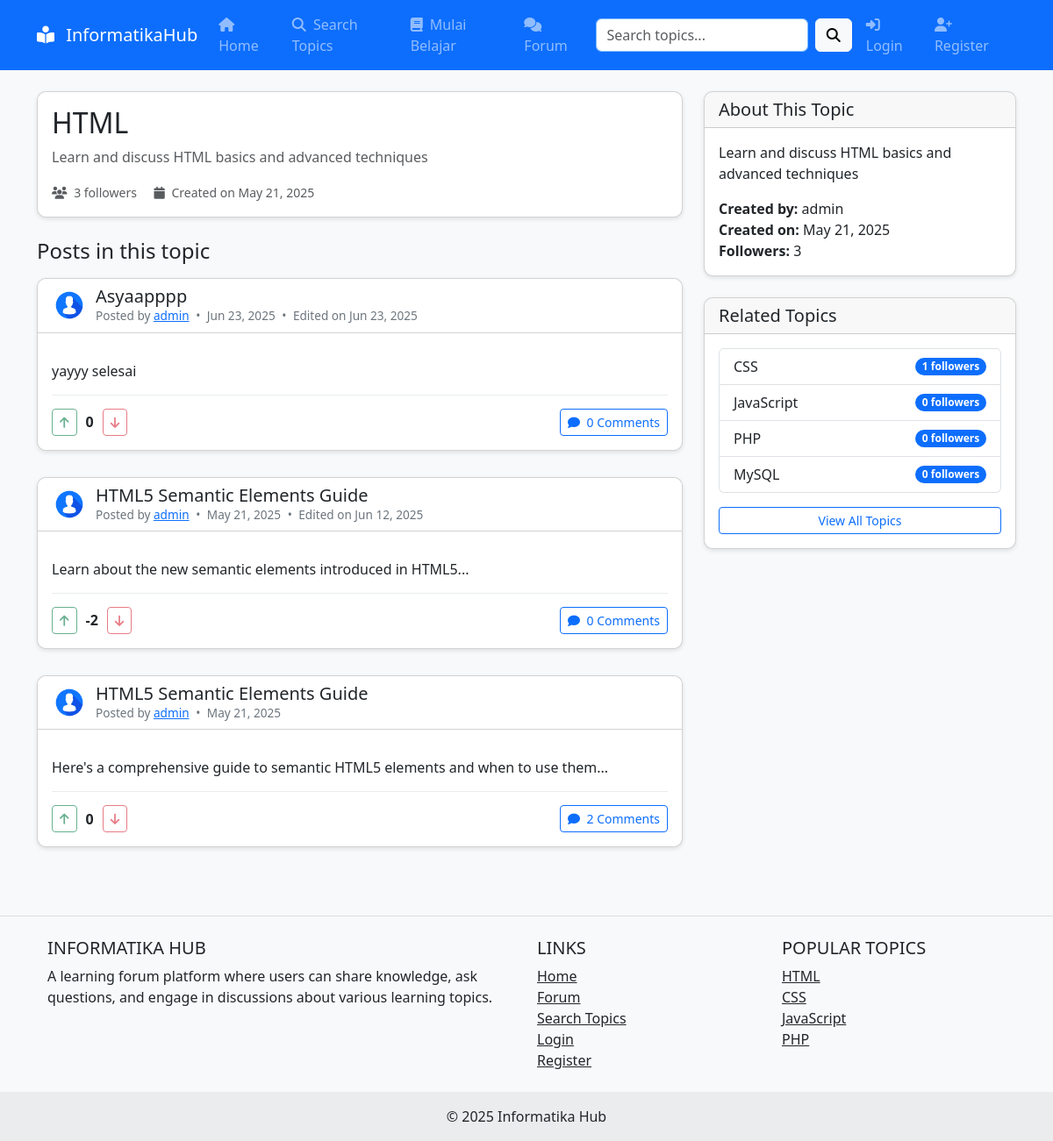
Screenshot of /pages/topic.php?id=1 with the database file from the repository.
### tables this page shows
CREATE TABLE `topic_spaces` (
  `topic_id` int(11) NOT NULL,
  `topic_name` varchar(100) NOT NULL,
  `description` text DEFAULT NULL,
  `created_by` int(11) DEFAULT NULL,
  `created_at` timestamp NOT NULL DEFAULT current_timestamp(),
  `updated_at` timestamp NOT NULL DEFAULT current_timestamp() ON UPDATE current_timestamp()
);

CREATE TABLE `posts` (
  `post_id` int(11) NOT NULL,
  `user_id` int(11) DEFAULT NULL,
  `topic_id` int(11) DEFAULT NULL,
  `title` varchar(255) NOT NULL,
  `content` text DEFAULT NULL,
  `media_url` varchar(255) DEFAULT NULL,
  `media_type` enum('image','video','none') DEFAULT 'none',
  `is_featured` tinyint(1) DEFAULT 0,
  `is_tutorial` tinyint(1) DEFAULT 0,
  `is_pinned` tinyint(1) DEFAULT 0,
  `upvotes` int(11) DEFAULT 0,
  `downvotes` int(11) DEFAULT 0,
  `created_at` timestamp NOT NULL DEFAULT current_timestamp(),
  `updated_at` timestamp NOT NULL DEFAULT current_timestamp() ON UPDATE current_timestamp()
);

CREATE TABLE `users` (
  `user_id` int(11) NOT NULL,
  `username` varchar(50) NOT NULL,
  `email` varchar(100) NOT NULL,
  `password` varchar(255) NOT NULL,
  `profile_image` varchar(255) DEFAULT 'default.jpg',
  `bio` text DEFAULT NULL,
  `role` varchar(10) DEFAULT 'member',
  `created_at` timestamp NOT NULL DEFAULT current_timestamp(),
  `updated_at` timestamp NOT NULL DEFAULT current_timestamp() ON UPDATE current_timestamp()
);

### config/database.php (called while the page is built, shortened)
<?php
function getDbConnection() {
    $conn = new mysqli(DB_HOST, DB_USER, DB_PASS, DB_NAME);
    return $conn;
}
function executePreparedStatement($sql, $types, $params) {
    $conn = getDbConnection();
    $stmt = $conn->prepare($sql);
    if (!empty($params)) {
        $stmt->bind_param($types, ...$params);
    }
    $success = $stmt->execute();
    $result = $stmt->get_result();
    return $success ? $result : false;
}

### includes/topic.php (called while the page is built, shortened)
<?php
$baseDir = dirname(__DIR__);
require_once $baseDir . '/config/config.php';
require_once $baseDir . '/config/database.php';
function getTopicById($topicId) {
    $sql = "SELECT t.*, u.username as creator_name,
            (SELECT COUNT(*) FROM user_topic_follows WHERE topic_id = t.topic_id) as followers_count
            FROM topic_spaces t
            LEFT JOIN users u ON t.created_by = u.user_id
            WHERE t.topic_id = ?";
    $result = executePreparedStatement($sql, "i", [$topicId]);
    if ($result->num_rows === 1) {
        return $result->fetch_assoc();
    } else {
        return null;
    }
}

### includes/post.php (called while the page is built, shortened)
<?php
function getPostsByTopic($topicId, $limit = 10, $offset = 0) {
    $sql = "SELECT p.*, u.username, u.profile_image, t.topic_name,
            (SELECT COUNT(*) FROM comments WHERE post_id = p.post_id) as comments_count
            FROM posts p
            JOIN users u ON p.user_id = u.user_id
            JOIN topic_spaces t ON p.topic_id = t.topic_id
            WHERE p.topic_id = ?
            ORDER BY p.created_at DESC
            LIMIT ? OFFSET ?";
    $result = executePreparedStatement($sql, "iii", [$topicId, $limit, $offset]);
    $posts = [];
    while ($row = $result->fetch_assoc()) {
        $posts[] = $row;
    }
    return $posts;
}

### config/config.php (called while the page is built, shortened)
<?php
function isLoggedIn() {
    return isset($_SESSION['user_id']) && !empty($_SESSION['user_id']);
}
require_once 'database.php';

### pages/topic.php (the view, shortened to what this page needs)
<?php
$topicId = (int)$_GET['id'];
$topic = getTopicById($topicId);
$posts = getPostsByTopic($topicId);
include __DIR__ . '/../includes/header.php';
?>
<div class="row">
    <div class="col-lg-8">
        <div class="card mb-4">
            <div class="card-body">
                <div class="d-flex justify-content-between align-items-center">
                    <h2 class="mb-0"><?php echo $topic['topic_name']; ?></h2>
                </div>
                <p class="text-muted mt-2 mb-0">
                    <?php echo $topic['description']; ?>
                </p>
                <div class="d-flex justify-content-between align-items-center mt-3">
                    <div>
                        <small class="text-muted">
                            <i class="fas fa-users me-1"></i> <span id="topic-followers-count"><?php echo $topic['followers_count']; ?></span> followers
                        </small>
                        <small class="text-muted ms-3">
                            <i class="fas fa-calendar me-1"></i> Created on <?php echo date('M d, Y', strtotime($topic['created_at'])); ?>
                        </small>
                    </div>
                </div>
            </div>
        </div>
        <?php if (empty($posts)): ?>
            <div class="alert alert-info">
                <p class="mb-0">No posts in this topic yet. Be the first to create a post!</p>
            </div>
        <?php else: ?>
            <h4 class="mb-3">Posts in this topic</h4>
            <?php foreach ($posts as $post): ?>
                <div class="card post-card">
                    <div class="card-header bg-white">
                        <div class="post-header">
                            <img src="<?php echo UPLOAD_URL . $post['profile_image']; ?>" alt="<?php echo $post['username']; ?>" class="post-avatar">
                            <div>
                                <h5 class="mb-0"><?php echo $post['title']; ?></h5>
                                <div class="post-meta">
                                    <span>Posted by <a href="<?php echo SITE_URL; ?>/pages/profile.php?id=<?php echo $post['user_id']; ?>"><?php echo $post['username']; ?></a></span>
                                    <span class="mx-1">•</span>
                                    <span><?php echo date('M d, Y', strtotime($post['created_at'])); ?></span>
                                    <?php if ($post['updated_at'] != $post['created_at']): ?>
                                        <span class="mx-1">•</span>
                                        <span>Edited on <?php echo date('M d, Y', strtotime($post['updated_at'])); ?></span>
                                    <?php endif; ?>
                                </div>
                            </div>
                        </div>
                    </div>
                    <div class="card-body">
                        <div class="post-content">
                            <?php
                            echo nl2br(substr($post['content'], 0, 200));
                            ?>
                        </div>
                        <div class="post-actions">
                            <div class="vote-buttons">
                                <?php
                                $userVote = '';
                                ?>
                                <button class="btn btn-sm <?php echo $userVote === 'upvote' ? 'btn-success' : 'btn-outline-success'; ?> post-vote-btn"
                                        id="post-<?php echo $post['post_id']; ?>-upvote"
                                        data-post-id="<?php echo $post['post_id']; ?>"
                                        data-vote-type="upvote"
                                        <?php echo !isLoggedIn() ? 'disabled' : ''; ?>>
                                    <i class="fas fa-arrow-up"></i>
                                </button>
                                <span class="vote-count" id="post-<?php echo $post['post_id']; ?>-votes">
                                    <?php echo $post['upvotes'] - $post['downvotes']; ?>
                                </span>
                                <button class="btn btn-sm <?php echo $userVote === 'downvote' ? 'btn-danger' : 'btn-outline-danger'; ?> post-vote-btn"
                                        id="post-<?php echo $post['post_id']; ?>-downvote"
                                        data-post-id="<?php echo $post['post_id']; ?>"
                                        data-vote-type="downvote"
                                        <?php echo !isLoggedIn() ? 'disabled' : ''; ?>>
                                    <i class="fas fa-arrow-down"></i>
                                </button>
                            </div>
                            <div>
                                <a href="<?php echo SITE_URL; ?>/pages/post.php?id=<?php echo $post['post_id']; ?>" class="btn btn-sm btn-outline-primary">
                                    <i class="fas fa-comment me-1"></i> <?php echo $post['comments_count']; ?> Comments
                                </a>
                            </div>
                        </div>
                    </div>
                </div>
            <?php endforeach; ?>
        <?php endif; ?>
    </div>
    <div class="col-lg-4">
        <div class="card mb-4">
            <div class="card-header d-flex justify-content-between align-items-center">
                <h5 class="mb-0">About This Topic</h5>
            </div>
            <div class="card-body">
                <p><?php echo $topic['description']; ?></p>
                <p class="mb-0"><strong>Created by:</strong> <?php echo $topic['creator_name']; ?></p>
                <p class="mb-0"><strong>Created on:</strong> <?php echo date('M d, Y', strtotime($topic['created_at'])); ?></p>
                <p class="mb-0"><strong>Followers:</strong> <?php echo $topic['followers_count']; ?></p>
            </div>
        </div>
        <?php
        $relatedTopics = [];
        $sql = "SELECT t.*, COUNT(f.follow_id) as followers_count
                FROM topic_spaces t
                LEFT JOIN user_topic_follows f ON t.topic_id = f.topic_id
                WHERE t.topic_id != ?
                GROUP BY t.topic_id
                ORDER BY followers_count DESC
                LIMIT 5";
        $result = executePreparedStatement($sql, "i", [$topicId]);
        while ($row = $result->fetch_assoc()) {
            $relatedTopics[] = $row;
        }
        ?>
        <?php if (!empty($relatedTopics)): ?>
            <div class="card">
                <div class="card-header">
                    <h5 class="mb-0">Related Topics</h5>
                </div>
                <div class="card-body">
                    <div class="list-group">
                        <?php foreach ($relatedTopics as $relatedTopic): ?>
                            <a href="<?php echo SITE_URL; ?>/pages/topic.php?id=<?php echo $relatedTopic['topic_id']; ?>" class="list-group-item list-group-item-action d-flex justify-content-between align-items-center">
                                <?php echo $relatedTopic['topic_name']; ?>
                                <span class="badge bg-primary rounded-pill"><?php echo $relatedTopic['followers_count']; ?> followers</span>
                            </a>
                        <?php endforeach; ?>
                    </div>
                    <div class="mt-3">
                        <a href="<?php echo SITE_URL; ?>/pages/search.php" class="btn btn-outline-primary btn-sm w-100">View All Topics</a>
                    </div>
                </div>
            </div>
        <?php endif; ?>
    </div>
</div>
<?php
include __DIR__ . '/../includes/footer.php';
?>

### assets/css/style.css (style rules this page uses)
body { background-color: #f8f9fa; min-height: 100vh; display: flex; flex-direction: column; }
.card { border-radius: 10px; box-shadow: 0 2px 5px rgba(0, 0, 0, 0.1); margin-bottom: 20px; transition: transform 0.3s ease; }
.card-header { border-top-left-radius: 10px !important; border-top-right-radius: 10px !important; }
.post-card { margin-bottom: 30px; }
.post-header { display: flex; align-items: center; }
.post-avatar { width: 40px; height: 40px; border-radius: 50%; object-fit: cover; margin-right: 10px; }
.post-meta { font-size: 0.85rem; color: #6c757d; }
.post-content { margin-top: 15px; }
.post-actions { display: flex; justify-content: space-between; margin-top: 15px; padding-top: 15px; border-top: 1px solid #e9ecef; }
.vote-buttons { display: flex; align-items: center; }
.vote-count { margin: 0 10px; font-weight: bold; }

### rows the page displays
topic_spaces: topic_name "HTML", description "Learn and discuss HTML basics and advanced techniques", created_at "May 21, 2025", created_by.username "admin"
posts: user.profile_image (placeholder picture), title "Asyaapppp", user.username "admin", created_at "Jun 23, 2025", updated_at "Jun 23, 2025", content "yayyy selesai", $post['upvotes']-$post['downvotes'] "0", comments_count "0"
posts: user.profile_image (placeholder picture), title "HTML5 Semantic Elements Guide", user.username "admin", created_at "May 21, 2025", updated_at "Jun 12, 2025", content "Learn about the new semantic elements introduced in HTML5...", $post['upvotes'] - $post['downvotes'] "-2", comments_count "0"
posts: user.profile_image (placeholder picture), title "HTML5 Semantic Elements Guide", user.username "admin", created_at "May 21, 2025", content "Here's a comprehensive guide to semantic HTML5 elements and when to use them...", $post['upvotes']-$post['downvotes'] "0", comments_count "2"
topic_spaces: topic_name "CSS", followers_count "1"
topic_spaces: topic_name "JavaScript", followers_count "0"
topic_spaces: topic_name "PHP", followers_count "0"
topic_spaces: topic_name "MySQL", followers_count "0"

### other values shown
$topic['followers_count'] "3"
